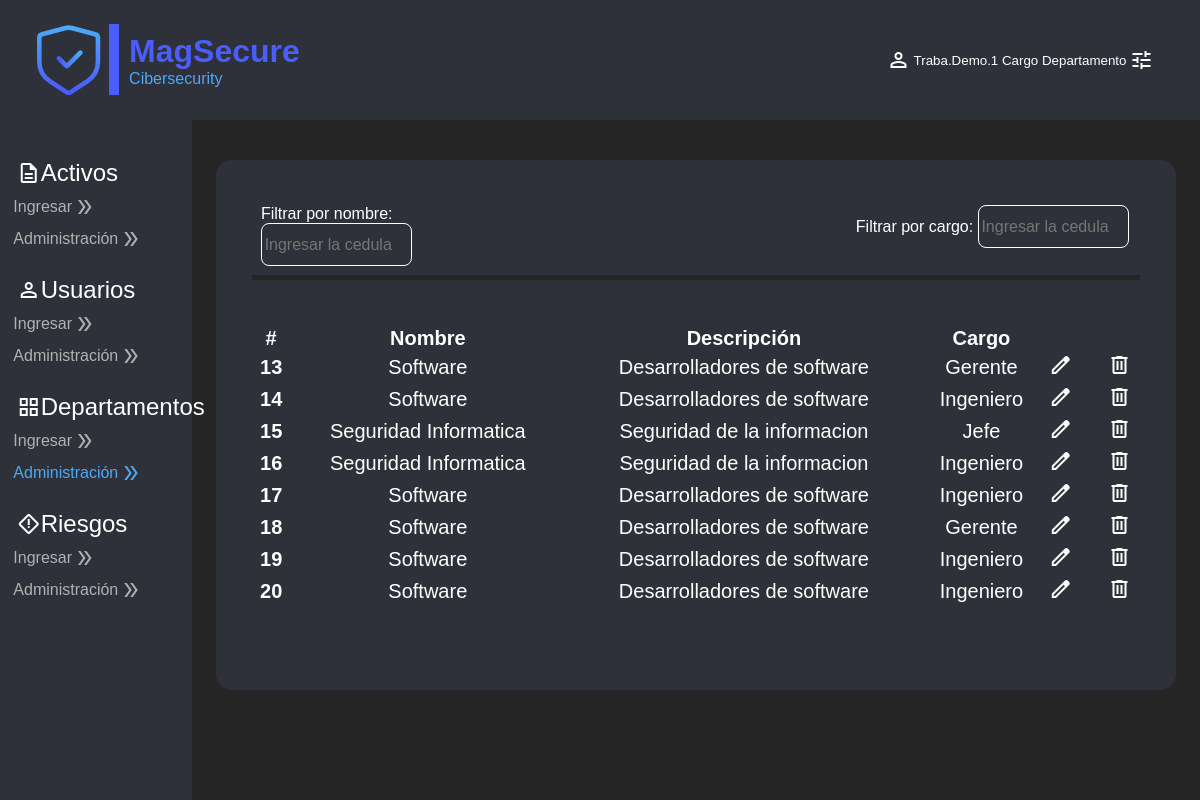
The page /home/tabledepartments/ (signed in) on the database its author committed.
### Users/models.py (models this page shows)
class User(AbstractUser):
    celular = models.CharField(max_length=10, null=False)
    department = models.CharField(max_length=20, null=True)
    workload = models.ForeignKey(Workload, on_delete=models.CASCADE, null=True)

class Workload(models.Model):
    name = models.CharField(max_length=50, null=False)

### InitialPage/models.py (models this page shows)
class Departments(models.Model):
    name = models.CharField(max_length=50, null=False)
    description = models.TextField(max_length=200, null=False)
    workload = models.ForeignKey(Workload, on_delete=models.CASCADE, null=True)

### InitialPage/views.py (the view)
# urls.py: path('tabledepartments/', views.tabledepartments, name='tabledepartments'),
def tabledepartments(request):
    if request.user.is_authenticated:
        return render(request, "tables/departaments.html",{
            "Departments": Departments.objects.all()
        })
    else:
        return HttpResponseRedirect(reverse("user:login_view"))

### InitialPage/templates/tables/departaments.html (shortened to what this page needs)
{% extends 'layoutHome.html' %}
{% load static %}
{% block action6 %} style="color:#4BAAF7" {% endblock %}
{% block body %}
<section id="bodyform-tables">
    <div class="box-finding">
        <div class="search-information">
            <label for="inpSearch">Filtrar por nombre:</label>
            <input type="text" id="inpSearch0" name="inpSearch" placeholder="Ingresar la cedula">
        </div>
        <div class="search-information">
            <label for="inpSearch">Filtrar por cargo:</label>
            <input type="text" id="inpSearch2" name="inpSearch3" placeholder="Ingresar la cedula">
        </div>
    </div>
    <div class="form-container">
        <table class="table" id="searchtable">
            <thead>
                <tr>
                    <th scope="col">#</th>
                    <th scope="col">Nombre</th>
                    <th scope="col">Descripción</th>
                    <th scope="col">Cargo</th>
                    <th scope="col">
                    </th>
                    <th scope="col"></th>
                    <th scope="col"></th>
                    <th scope="col"></th>
                    <th scope="col"></th>
                    <th scope="col"></th>
                    <th scope="col">
                    </th>
                </tr>
            </thead>
            <tbody>
                {% for department in Departments %}
                <tr>
                    <th scope="row">{{ department.id }}</th>
                    <td>{{ department.name }}</td>
                    <td>{{ department.description }}</td>
                    <td>{{ department.workload.name }}</td>
                    <td>
                        <a type="button" onclick="activeeditbox(this)" class="button-format"
                        data-department-id="{{ department.id }}"
                        data-department-name="{{ department.name }}"
                        data-department-description="{{ department.description }}"
                        data-department-workload="{{ department.workload.name }}">
                            <span class="material-symbols-outlined">
                            </span>
                        </a>
                    </td>
                    <td></td>
                    <td></td>
                    <td></td>
                    <td></td>
                    <td></td>
                    <td>
                        <a href="{% url 'home:deleteTableDepartments' department.id %}" class="button-format">
                            <span class="material-symbols-outlined">
                            </span>
                        </a>
                    </td>
                </tr>
                {% endfor %}
            </tbody>
        </table>
    </div>
</section>
{% endblock %}

### InitialPage/templates/layoutHome.html (shortened to what this page needs)
{% load static %}
<!DOCTYPE html>
<html lang="es">
<head>
    <link rel="stylesheet" href="{% static 'css/styleForm.css' %}">
    <link rel="stylesheet" href="{% static 'css/styleHome.css' %}">
</head>
<body>
    <header>
        <nav class="navbar">
            <div class="logo-left">
                <div class="line-1"></div>
                <div class="textalingh">
                    <div class="mag-secure">MagSecure</div>
                    <div class="cibersecurity">Cibersecurity</div>
                </div>
            </div>
            <div class="info-user-right">
                <button class="dropdownbutton" onclick="toggleDropdown()">
                    <span class="material-symbols-outlined">
                    </span>
                    <div class="show-info-user">
                        <p>{{ user.username }} Cargo Departamento</p>
                    </div>
                    <span class="material-symbols-outlined">
                    </span>
                </button>
            </div>
        </nav>
    </header>
    <section id="side-bar">
        <div class="sidebar">
            <div class="box-actions">
                <p class="principal-name">
                    <span class="material-symbols-outlined">
                    </span>
                    <span class="name">
                        Activos
                    </span>
                </p>
                <a href="{% url 'home:enterAsset' %}" class="actions" {% block action1 %} {% endblock %}>
                    Ingresar
                    <span class="material-symbols-outlined">
                    </span>
                </a>
                <a href="{% url 'home:tableAssets' %}" class="actions" {% block action2 %} {% endblock %}>
                    Administración
                    <span class="material-symbols-outlined">
                    </span>
                </a>
            </div>
            <div class="box-actions">
                <p class="principal-name">
                    <span class="material-symbols-outlined">
                    </span>
                    <span class="name">
                        Usuarios
                    </span>
                </p>
                <a href="{% url 'home:enterUsers' %}" class="actions" {% block action3 %} {% endblock %}>
                    Ingresar
                    <span class="material-symbols-outlined">
                    </span>
                </a>
                <a href="{% url 'home:tableusers' %}" class="actions" {% block action4 %} {% endblock %}>
                    Administración
                    <span class="material-symbols-outlined">
                    </span>
                </a>
            </div>
            <div class="box-actions">
                <p class="principal-name">
                    <span class="material-symbols-outlined">
                    </span>
                    <span class="name">
                        Departamentos
                    </span>
                </p>
                <a href="{% url 'home:enterDepartment' %}" class="actions" {% block action5 %} {% endblock %}>
                    Ingresar
                    <span class="material-symbols-outlined">
                    </span>
                </a>
                <a href="{% url 'home:tabledepartments' %}" class="actions" {% block action6 %} {% endblock %}>
                    Administración
                    <span class="material-symbols-outlined">
                    </span>
                </a>
            </div>
            <div class="box-actions">
                <p class="principal-name">
                    <span class="material-symbols-outlined">
                    </span>
                    <span class="name">
                        Riesgos
                    </span>
                </p>
                <a href="{% url 'home:asingRiskAsset' %}" class="actions" {% block action7 %} {% endblock %}>
                    Ingresar
                    <span class="material-symbols-outlined">
                    </span>
                </a>
                <a href="{% url 'home:tableRisks' %}" class="actions" {% block action8 %} {% endblock %}>
                    Administración
                    <span class="material-symbols-outlined">
                    </span>
                </a>
            </div>
        </div>
    </section>
    {% block body %} {% endblock %}
</body>
</html>

### InitialPage/static/css/styleForm.css (style rules this page uses)
#bodyform-tables { background-color: #2e313a; position: absolute; width: 80%; left: 18%; top: 20%; height: auto; padding: 3%; border-radius: 1rem; }
.form-container { text-align: justify; font-size: 30px; color: white; margin-bottom: 5%; }
.table { width: 100%; margin-top: 5%; border-collapse: collapse; border: 1px solid white; }
.table th { border: 3px solid #2e313a; padding: 0%; text-align: center; font-size: 20px; color: white; }
.table td { border: 3px solid #2e313a; padding: 0%; text-align: center; font-size: 20px; color: white; }
.button-format { color: white; padding:0% 10%; }
.box-finding { display: flex; flex-direction: row; justify-content: space-between; width: 100%; padding-bottom: 2%; border-bottom: 5px solid #252525; }
.search-information { width: 33%; color: white; padding: 1%; }
.search-information input { width: 55%; height: 100%; background: #2e313a; border: 1px solid white; color: white; font-family: "IbmPlexSans-Light", sans-serif; font-size: 100%; font-weight: 300; border-radius: 0.5rem; padding: 1%; }

### InitialPage/static/css/styleHome.css (style rules this page uses)
* { margin: 0; padding: 0; box-sizing: border-box; }
html, body { background: #252525; font-family: "IbmPlexSans-Medium", sans-serif; }
.navbar { background: #2e313a; padding: 0 20px; height: 15%; width: 100%; display: flex; justify-content: space-between; align-items: center; position: fixed; z-index: 1000; }
.logo-left { display: flex; justify-content: space-between; align-items: center; padding: 1.5%; }
.logo-left .logo { width: 40%; height: 40%; margin-right: 1%; }
.logo-left .line-1 { border-style: solid; border-color: #4b5dfe; border-width: 10px 0 0 0; width: 45%; height: 100%; position: relative; margin-top: -20%; left: 5%; transform-origin: 0 0; transform: rotate(90deg) scale(1, 1); }
.logo-left .textalingh { position: relative; left: -15%; }
.mag-secure { color: #4b5dfe; font-family: "IbmPlexSans-SemiBold", sans-serif; font-size: 200%; font-weight: 600; position: relative; top: -20%; }
.cibersecurity { color: #4baaf7; font-family: "IbmPlexSans-Light", sans-serif; font-size: 100%; font-weight: 300; position: relative; }
.info-user-right { display: flex; justify-content: space-between; align-items: center; padding: 1%; width: 20rem; }
.dropdownbutton { display: flex; justify-content: space-between; align-items: center; width: 130%; padding: 5%; border: 1rem none; background-color: transparent; cursor: pointer; color: white; }
#side-bar .sidebar { position: fixed; top: 15%; left: 0; width: 16%; height: 85%; background: #2e313a; padding: 1%; transition: all 0.5s ease; z-index: 1000; }
#side-bar .sidebar .box-actions { list-style: none; margin: 15% -10%; padding: 1%; color: white; width: 100%; height: 14%; }
#side-bar .sidebar .box-actions .principal-name { font-size: 150%; margin-left: 12%; display: flex; justify-content: flex-start; align-items: center; padding-bottom: 5%; }
#side-bar .sidebar .box-actions .actions { font-size: 100%; color: #b1b1b1; display: flex; justify-content: flex-start; align-items: center; text-decoration: none; margin-left: 10%; padding-bottom: 5%; }

### rows shown on the page
User: username "Traba.Demo.1"
Departments: id "13", name "Software", description "Desarrolladores de software", workload.name "Gerente"
Departments: id "14", name "Software", description "Desarrolladores de software", workload.name "Ingeniero"
Departments: id "15", name "Seguridad Informatica", description "Seguridad de la informacion", workload.name "Jefe"
Departments: id "16", name "Seguridad Informatica", description "Seguridad de la informacion", workload.name "Ingeniero"
Departments: id "17", name "Software", description "Desarrolladores de software", workload.name "Ingeniero"
Departments: id "18", name "Software", description "Desarrolladores de software", workload.name "Gerente"
Departments: id "19", name "Software", description "Desarrolladores de software", workload.name "Ingeniero"
Departments: id "20", name "Software", description "Desarrolladores de software", workload.name "Ingeniero"
